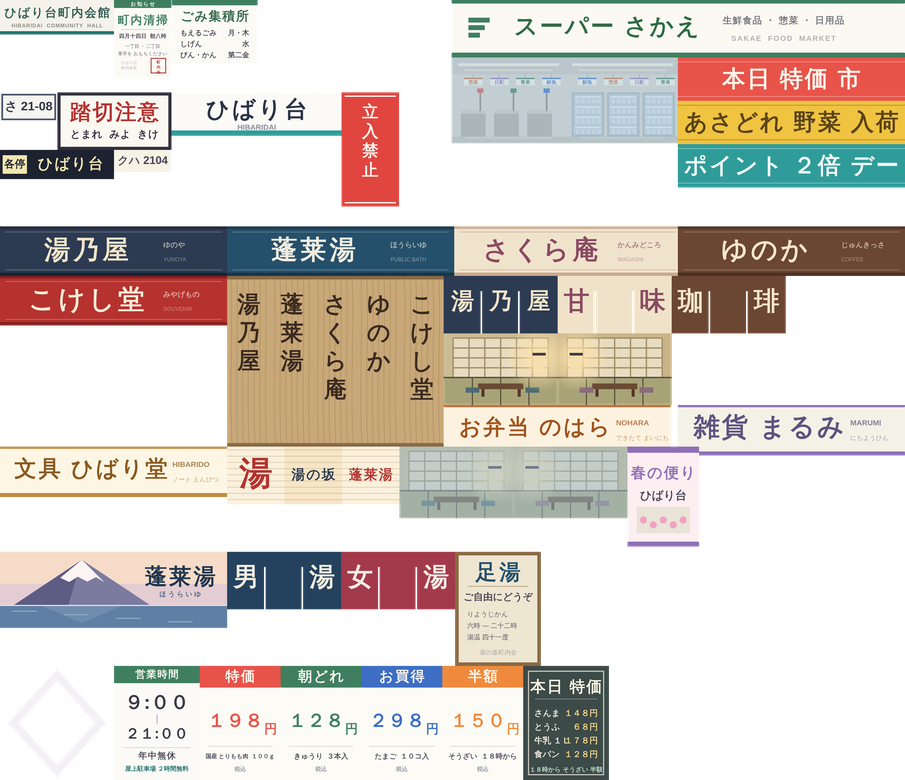
#> input picture thermion_sakura/lib/assets/sakura_signs.png, 905 x 780 px, shrunk from 4096 x 3528 before the run
$ python ink.py ../../thermion_sakura/lib/assets/sakura_signs.png out.png 1.0 1.0
#> lines starting #> are read from the running program, lines starting #| are printed output that depends on the picture
#!/usr/bin/env python3
"""CPU-side depth-ink post-process for the Sakura Crossing scene.

For flat-shaded cel, color-based Sobel edge detection is equivalent to the
reference's depth second-difference: coplanar faces share a cel band (no color
edge = no line), and creases/silhouettes break the band (edge = line).

Usage: python3 ink.py <input.png> <output.png> [threshold] [sens]
"""
import sys, math
from PIL import Image

def main():
    src = sys.argv[1]
    dst = sys.argv[2]
    threshold = float(sys.argv[3]) if len(sys.argv) > 3 else 18.0
    sens = float(sys.argv[4]) if len(sys.argv) > 4 else 0.0042

    im = Image.open(src).convert('RGB')
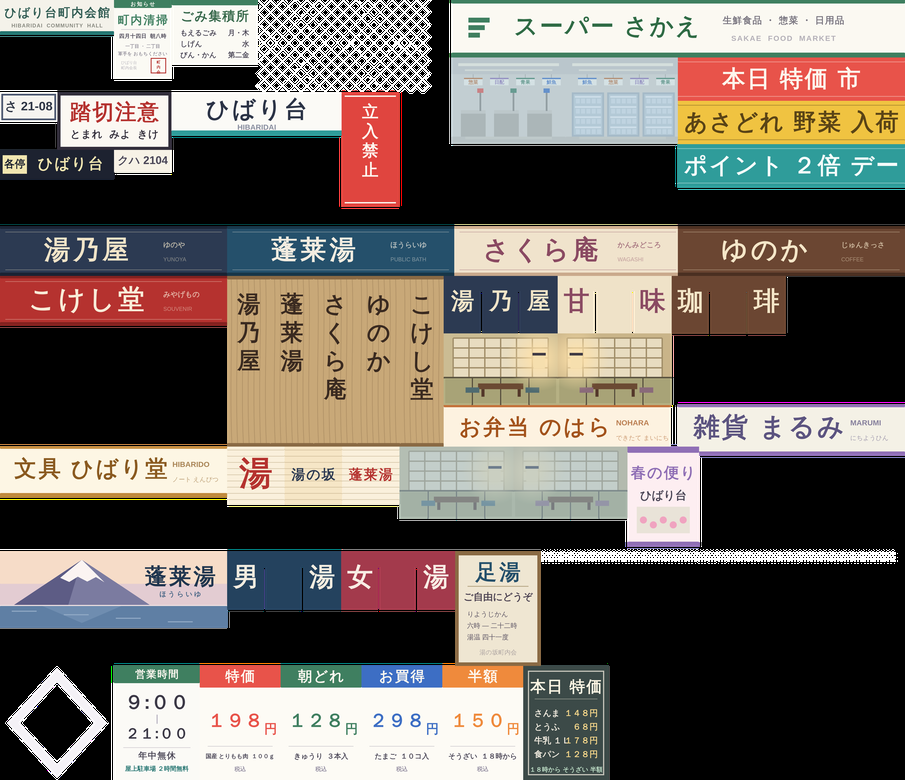
#> im: PIL image 905x780 RGB; mean R, G, B 113.7, 105.8, 98.9
    W, H = im.size
#> W = 905; H = 780
    px = im.load()

    # ink color (PAL.ink = 0x39324f)
    ir, ig, ib = 57, 50, 79

    # luma buffer
    lm = [[int(0.299*px[x,y][0]+0.587*px[x,y][1]+0.114*px[x,y][2]) for x in range(W)] for y in range(H)]
#> lm = 780 items

    # Sobel + threshold
    edge = [[0.0]*W for _ in range(H)]
    for y in range(2, H-2):
        for x in range(2, W-2):
            gx = -lm[y-1][x-1]-2*lm[y][x-1]-lm[y+1][x-1]+lm[y-1][x+1]+2*lm[y][x+1]+lm[y+1][x+1]
            gy = -lm[y-1][x-1]-2*lm[y-1][x]-lm[y-1][x+1]+lm[y+1][x-1]+2*lm[y+1][x]+lm[y+1][x+1]
            mag = math.sqrt(gx*gx+gy*gy)
            if mag > threshold:
                # smoothstep the edge
                t = min(1.0, (mag - threshold) / (threshold * 2.5))
                # distance fade: fade ink in the haze (high-luma = distant/fog)
                l = lm[y][x]
                fade = 1.0
                if l > 200: fade = max(0.0, 1.0 - (l - 200) / 40.0)
                edge[y][x] = t * fade
#> after the loop, edge = 780 items

    # Dilate edges by 1px for slightly thicker, cleaner lines
    dilated = [[0.0]*W for _ in range(H)]
    for y in range(1, H-1):
        for x in range(1, W-1):
            m = max(edge[y-1][x-1],edge[y-1][x],edge[y-1][x+1],
                    edge[y][x-1],edge[y][x],edge[y][x+1],
                    edge[y+1][x-1],edge[y+1][x],edge[y+1][x+1])
            dilated[y][x] = m * 0.85  # slightly softer after dilation
#> after the loop, dilated = 780 items

    # composite
    result = Image.new('RGB', (W, H))
#> result: PIL image 905x780 RGB; every value is 0
    rpx = result.load()
    for y in range(H):
        for x in range(W):
            e = dilated[y][x]
            if e > 0.02:
                r, g, b = px[x, y]
                lr = ir*0.78 + r*0.42*0.22
                lg = ig*0.78 + g*0.42*0.22
                lb = ib*0.78 + b*0.42*0.22
                rpx[x, y] = (int(r*(1-e)+lr*e), int(g*(1-e)+lg*e), int(b*(1-e)+lb*e))
            else:
                rpx[x, y] = px[x, y]

    result.save(dst)
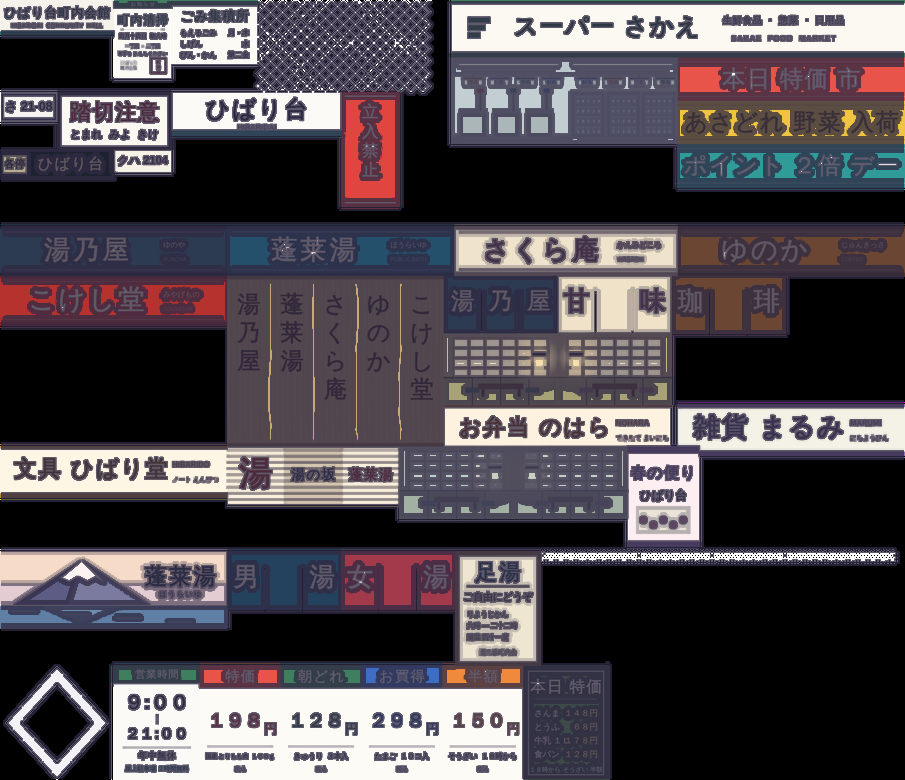
#> saved as out.png: PIL image 905x780 RGB; mean R, G, B 79.8, 73.9, 79.2
    ink_px = sum(1 for y in range(H) for x in range(W) if dilated[y][x] > 0.02)
#> ink_px = 326610
    print(f"Ink: {100*ink_px/(W*H):.1f}% | threshold={threshold}")
#| Ink: 46.3% | threshold=1.0

if __name__ == '__main__':
    main()
